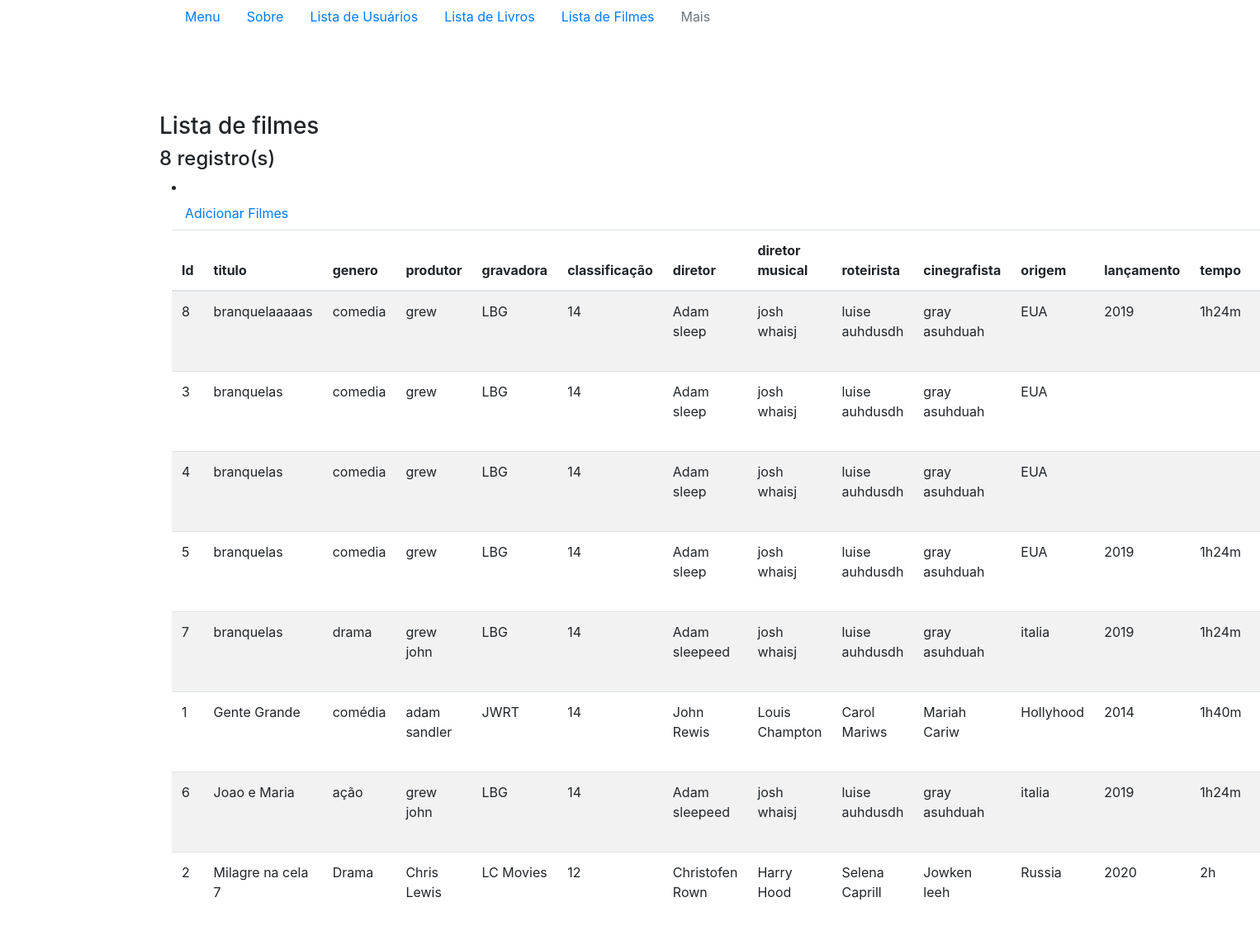
The page /index.php/filme/listaFilme on the database its author committed.
### tables this page shows
CREATE TABLE `filmes` (
  `id` int(11) NOT NULL,
  `titulo` varchar(100) NOT NULL,
  `genero` varchar(100) NOT NULL,
  `produtor` varchar(100) NOT NULL,
  `gravadora` varchar(100) NOT NULL,
  `classificacao` int(10) NOT NULL,
  `diretor` varchar(100) NOT NULL,
  `diretor_musical` varchar(100) NOT NULL,
  `roteirista` varchar(100) NOT NULL,
  `cinegrafista` varchar(100) NOT NULL,
  `origem` varchar(100) NOT NULL,
  `lancamento` varchar(20) NOT NULL,
  `tempo` varchar(100) NOT NULL,
  `criado` timestamp NOT NULL DEFAULT current_timestamp(),
  `editado` timestamp NOT NULL DEFAULT current_timestamp()
);

### application/controllers/Filme.php (called while the page is built, shortened)
<?php
class Filme extends CI_Controller {
	public function listaFilme()
	{
		$this->load->model('filme_model');
		$resultado['filmes'] = $this->filme_model->get();
		$this->load->view('menu');
		$this->load->view('filme/listaFilme', $resultado);
	}
}

### index.php (called while the page is built, shortened)
<?php
require_once BASEPATH.'core/CodeIgniter.php';

### application/models/Filme_model.php (called while the page is built, shortened)
<?php
    class filme_model extends CI_Model {
        public function get($id = null) {
            $this->db->order_by("titulo");
            return $this->db->get('filmes');
        }
    }
?>

### application/views/filme/listaFilme.php (the view, shortened to what this page needs)
?><!DOCTYPE html>
<html lang="en">
<head>
</head>
<body>
    <div class="container">
        <div class="row">
            <h3>Lista de filmes</h3>
        </div>
        <div class="row">
            <h4> <?= $filmes->num_rows(); ?> registro(s) </h4>
        </div>
        <li class="nav-item">
            <a class="nav-link" href=" <?=base_url('/filme/novoFilme'); ?>">Adicionar Filmes</a>
        </li>
        <?php if ($filmes->num_rows() > 0) { ?>
            <table class="table table-striped">
                <thead>
                    <tr>
                        <th>Id </th>
                        <th>titulo </th>
                        <th>genero </th>
                        <th>produtor </th>
                        <th>gravadora </th>
                        <th>classificação </th>
                        <th>diretor </th>
                        <th>diretor musical </th>
                        <th>roteirista </th>
                        <th>cinegrafista </th>
                        <th>origem </th>
                        <th>lançamento </th>
                        <th>tempo </th>
                        <th>Criado em </th>
                    </tr>
                </thead>
                <tbody>
                    <?php foreach($filmes -> result() as $cadastro) { ?>
                    <tr>
                        <td><?= $cadastro->id ?></td>
                        <td><?= $cadastro->titulo ?> </td>
                        <td><?= $cadastro->genero ?> </td>
                        <td><?= $cadastro->produtor ?> </td>
                        <td><?= $cadastro->gravadora ?> </td>
                        <td><?= $cadastro->classificacao ?> </td>
                        <td><?= $cadastro->diretor ?> </td>
                        <td><?= $cadastro->diretor_musical ?> </td>
                        <td><?= $cadastro->roteirista ?> </td>
                        <td><?= $cadastro->cinegrafista ?> </td>
                        <td><?= $cadastro->origem ?> </td>
                        <td><?= $cadastro->lancamento ?> </td>
                        <td><?= $cadastro->tempo ?> </td>
                        <td><?= $cadastro->criado ?> </td>
                    </tr>
                    <?php } ?>
                </tbody>
            </table>
        <?php }  ?>
    </div>
</body>
</html>

### rows shown on the page
filmes: id "8", titulo "branquelaaaaas", genero "comedia", produtor "grew", gravadora "LBG", classificacao "14", diretor "Adam sleep", diretor_musical "josh whaisj", roteirista "luise auhdusdh", cinegrafista "gray asuhduah", origem "EUA", lancamento "2019", tempo "1h24m"
filmes: id "3", titulo "branquelas", genero "comedia", produtor "grew", gravadora "LBG", classificacao "14", diretor "Adam sleep", diretor_musical "josh whaisj", roteirista "luise auhdusdh", cinegrafista "gray asuhduah", origem "EUA"
filmes: id "4", titulo "branquelas", genero "comedia", produtor "grew", gravadora "LBG", classificacao "14", diretor "Adam sleep", diretor_musical "josh whaisj", roteirista "luise auhdusdh", cinegrafista "gray asuhduah", origem "EUA"
filmes: id "5", titulo "branquelas", genero "comedia", produtor "grew", gravadora "LBG", classificacao "14", diretor "Adam sleep", diretor_musical "josh whaisj", roteirista "luise auhdusdh", cinegrafista "gray asuhduah", origem "EUA", lancamento "2019", tempo "1h24m"
filmes: id "7", titulo "branquelas", genero "drama", produtor "grew john", gravadora "LBG", classificacao "14", diretor "Adam sleepeed", diretor_musical "josh whaisj", roteirista "luise auhdusdh", cinegrafista "gray asuhduah", origem "italia", lancamento "2019", tempo "1h24m"
filmes: id "1", titulo "Gente Grande", genero "comédia", produtor "adam sandler", gravadora "JWRT", classificacao "14", diretor "John Rewis", diretor_musical "Louis Champton", roteirista "Carol Mariws", cinegrafista "Mariah Cariw", origem "Hollyhood", lancamento "2014", tempo "1h40m"
filmes: id "6", titulo "Joao e Maria", genero "ação", produtor "grew john", gravadora "LBG", classificacao "14", diretor "Adam sleepeed", diretor_musical "josh whaisj", roteirista "luise auhdusdh", cinegrafista "gray asuhduah", origem "italia", lancamento "2019", tempo "1h24m"
filmes: id "2", titulo "Milagre na cela 7", genero "Drama", produtor "Chris Lewis", gravadora "LC Movies", classificacao "12", diretor "Christofen Rown", diretor_musical "Harry Hood", roteirista "Selena Caprill", cinegrafista "Jowken leeh", origem "Russia", lancamento "2020", tempo "2h"

### other values the page prints
$filmes->num_rows() "8"
